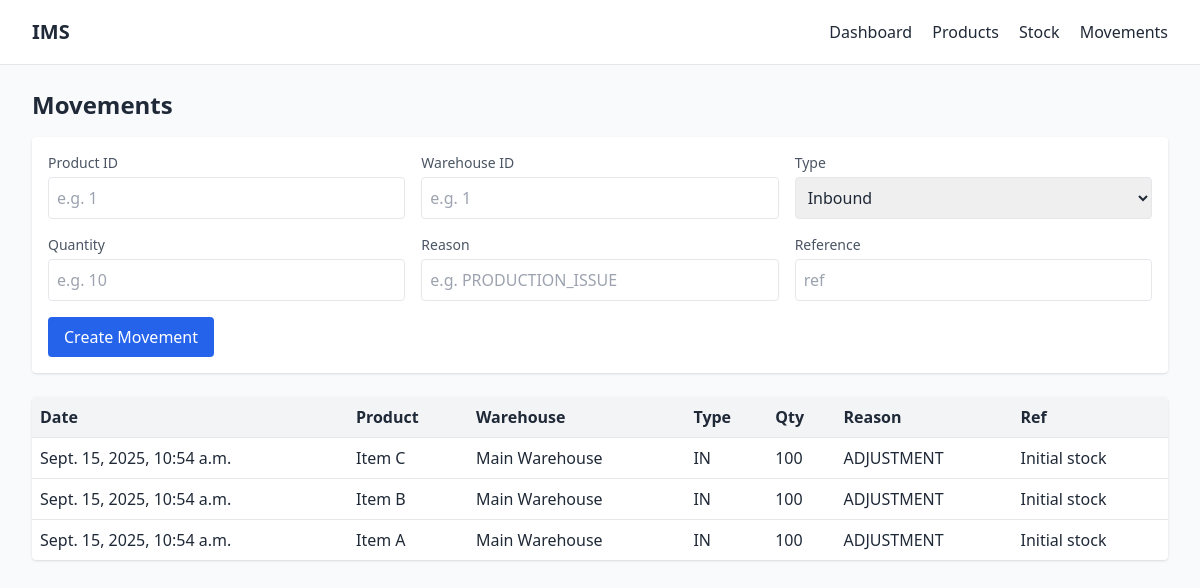
The app's page /movements/ with its own data.
### inventory/models.py (models this page shows, shortened)
class TimeStampedModel(models.Model):
    created_at = models.DateTimeField(auto_now_add=True)
    updated_at = models.DateTimeField(auto_now=True)
    class Meta:
        abstract = True

class StockMovement(TimeStampedModel):
    INBOUND = 'IN'
    OUTBOUND = 'OUT'
    MOVEMENT_TYPES = (
        (INBOUND, 'Inbound'),
        (OUTBOUND, 'Outbound'),
    )
    product = models.ForeignKey(Product, on_delete=models.CASCADE, related_name='movements')
    warehouse = models.ForeignKey(Warehouse, on_delete=models.CASCADE, related_name='movements')
    movement_type = models.CharField(max_length=3, choices=MOVEMENT_TYPES)
    quantity = models.PositiveIntegerField()
    reference = models.CharField(max_length=255, blank=True)

class Product(TimeStampedModel):
    sku = models.CharField(max_length=64, unique=True)
    name = models.CharField(max_length=255)
    category = models.ForeignKey(Category, on_delete=models.PROTECT, related_name='products')
    supplier = models.ForeignKey(Supplier, on_delete=models.SET_NULL, null=True, blank=True, related_name='products')
    description = models.TextField(blank=True)
    unit_price = models.DecimalField(max_digits=12, decimal_places=2)
    is_active = models.BooleanField(default=True)

class Warehouse(TimeStampedModel):
    name = models.CharField(max_length=120)
    location = models.CharField(max_length=255, blank=True)

### inventory/views.py (the view)
# urls.py: path('movements/', movements_page, name='movements_page'),
def movements_page(request):
    items = StockMovement.objects.select_related('product', 'warehouse').order_by('-created_at')[:200]
    return render(request, 'movements.html', {'items': items})

### templates/movements.html (shortened to what this page needs)
{% extends 'base.html' %}
{% block content %}
<h1 class="text-2xl font-semibold mb-4">Movements</h1>
<form method="post" action="/api/movements/" class="bg-white rounded shadow p-4 mb-6">
  <div class="grid grid-cols-1 md:grid-cols-3 gap-4">
    <div>
      <label class="block text-sm text-gray-600">Product ID</label>
      <input name="product" class="mt-1 w-full border rounded p-2" placeholder="e.g. 1">
    </div>
    <div>
      <label class="block text-sm text-gray-600">Warehouse ID</label>
      <input name="warehouse" class="mt-1 w-full border rounded p-2" placeholder="e.g. 1">
    </div>
    <div>
      <label class="block text-sm text-gray-600">Type</label>
      <select name="movement_type" class="mt-1 w-full border rounded p-2">
        <option value="IN">Inbound</option>
      </select>
    </div>
    <div>
      <label class="block text-sm text-gray-600">Quantity</label>
      <input name="quantity" class="mt-1 w-full border rounded p-2" placeholder="e.g. 10">
    </div>
    <div>
      <label class="block text-sm text-gray-600">Reason</label>
      <input name="reason" class="mt-1 w-full border rounded p-2" placeholder="e.g. PRODUCTION_ISSUE">
    </div>
    <div>
      <label class="block text-sm text-gray-600">Reference</label>
      <input name="reference" class="mt-1 w-full border rounded p-2" placeholder="ref">
    </div>
  </div>
  <button class="mt-4 px-4 py-2 bg-blue-600 text-white rounded">Create Movement</button>
</form>
<div class="overflow-auto bg-white rounded shadow">
<table class="min-w-full text-left">
  <thead class="bg-gray-100">
    <tr>
      <th class="p-2">Date</th>
      <th class="p-2">Product</th>
      <th class="p-2">Warehouse</th>
      <th class="p-2">Type</th>
      <th class="p-2">Qty</th>
      <th class="p-2">Reason</th>
      <th class="p-2">Ref</th>
    </tr>
  </thead>
  <tbody>
    {% for m in items %}
    <tr class="border-t">
      <td class="p-2">{{ m.created_at }}</td>
      <td class="p-2">{{ m.product.name }}</td>
      <td class="p-2">{{ m.warehouse.name }}</td>
      <td class="p-2">{{ m.movement_type }}</td>
      <td class="p-2">{{ m.quantity }}</td>
      <td class="p-2">{{ m.reason }}</td>
      <td class="p-2">{{ m.reference }}</td>
    </tr>
    {% empty %}
    <tr><td colspan="7" class="p-4 text-center text-gray-500">No movements</td></tr>
    {% endfor %}
  </tbody>
</table>
</div>
{% endblock %}

### records on screen
StockMovement: created_at "Sept. 15, 2025, 10:54 a.m.", product.name "Item C", warehouse.name "Main Warehouse", movement_type "IN", quantity "100", reason "ADJUSTMENT", reference "Initial stock"
StockMovement: created_at "Sept. 15, 2025, 10:54 a.m.", product.name "Item B", warehouse.name "Main Warehouse", movement_type "IN", quantity "100", reason "ADJUSTMENT", reference "Initial stock"
StockMovement: created_at "Sept. 15, 2025, 10:54 a.m.", product.name "Item A", warehouse.name "Main Warehouse", movement_type "IN", quantity "100", reason "ADJUSTMENT", reference "Initial stock"
